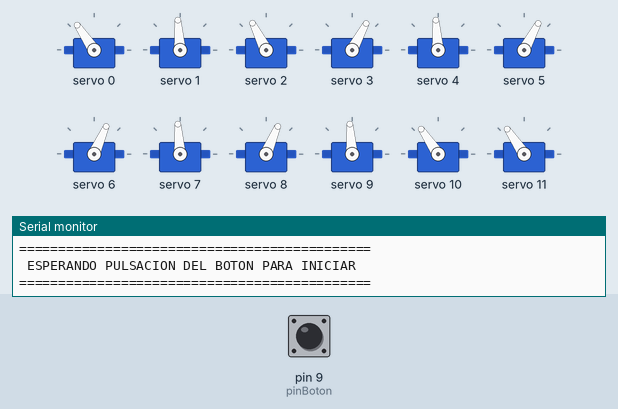
Recording of a sketch running on a simulated Arduino Uno, built with avr-gcc and run on an emulated ATmega328P. On the bench: 12 × servo, the last lines printed to the serial monitor. The test bench sets the inputs (shaded band); at power-on: pin 9 (pinBoton) HIGH.

Above: at 2.2 s.
2.3 s: pin 9 (pinBoton) pulled LOW for 1 s
At 3.3 s:
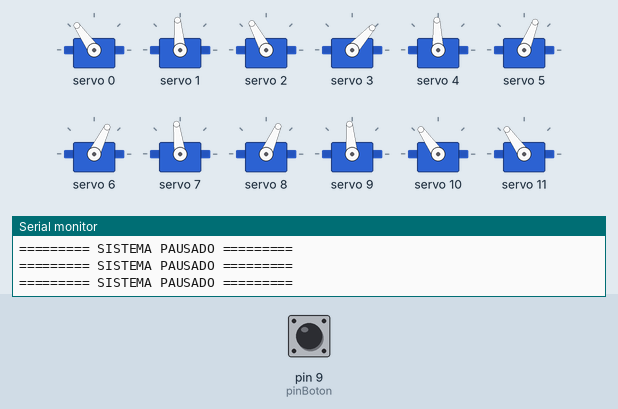
5.3 s: pin 9 (pinBoton) pulled LOW for 0.15 s
At 8.3 s:
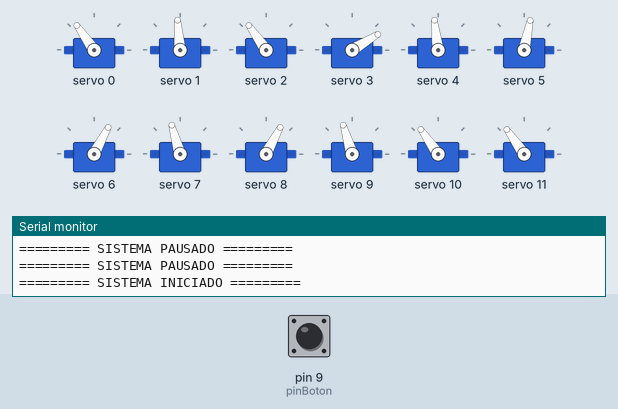
8.4 s: pin 9 (pinBoton) pulled LOW for 3.2 s
At 12.9 s:
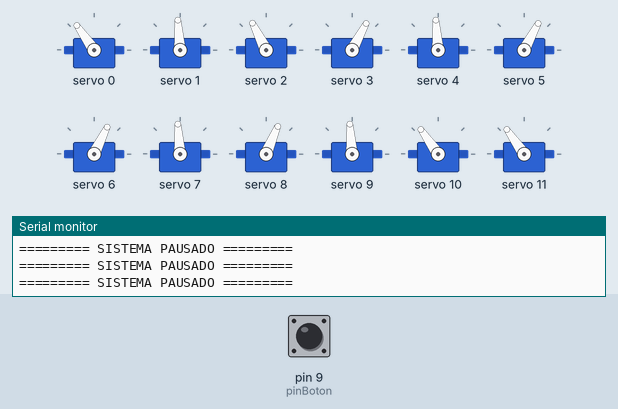
13.1 s: pin 9 (pinBoton) pulled LOW for 0.15 s
At 14.7 s:
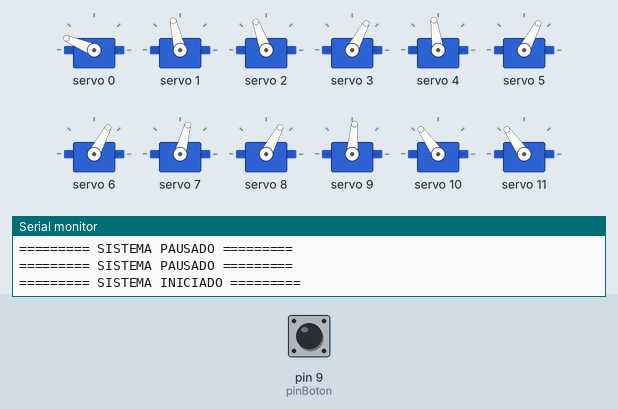
19.2 s: pin 9 (pinBoton) pulled LOW for 1 s
At 19.61 s:
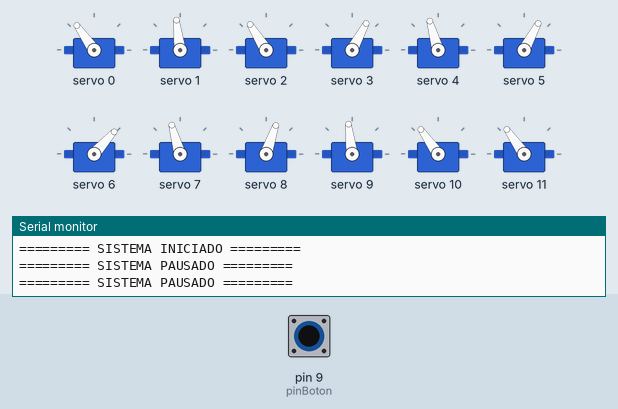
22.2 s: pin 9 (pinBoton) pulled LOW for 0.15 s
At 25.6 s:
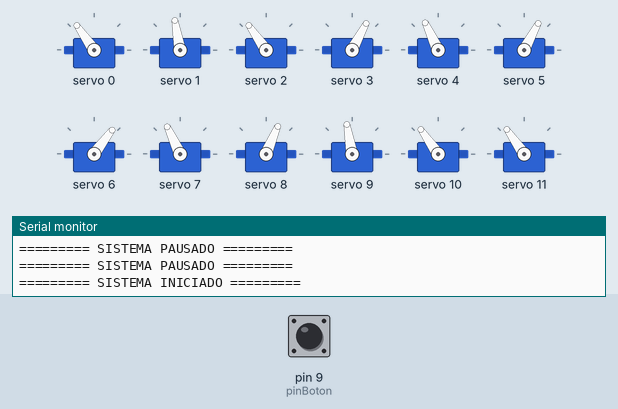
Timing chart, 0 to 72.8 s (numbered marks = the images above; inputs shaded):
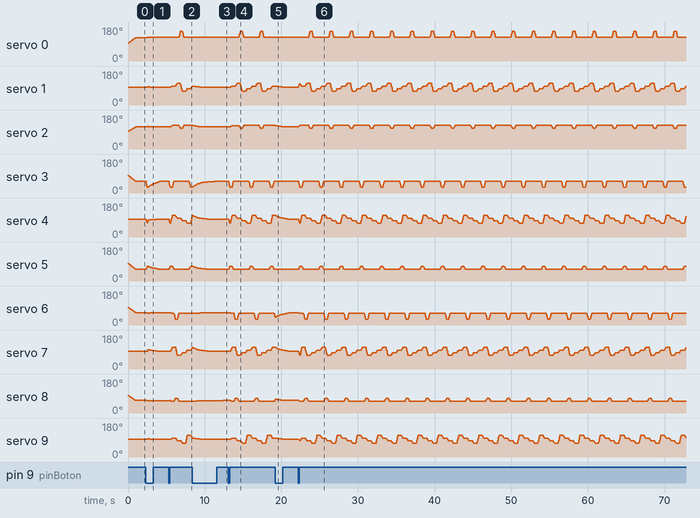

The sketch:

SpiderRobot.ino
```cpp
#include <Wire.h>
#include <Adafruit_PWMServoDriver.h>

Adafruit_PWMServoDriver pca = Adafruit_PWMServoDriver(0x40);
volatile boolean sistemaPausado = true;

#include "config.h"
// #include "sensor.h" // Descomenta esto si tienes la pestaña sensor.h en tu IDE
#include "steps.h"

unsigned long ultimoTiempoBoton = 0;

void comprobarBotonPausa() {
  // Leemos si el botón ha sido pulsado
  if (digitalRead(pinBoton) == LOW) {
    // Si han pasado más de 300ms desde el último toque (evita dobles lecturas)
    if (millis() - ultimoTiempoBoton > 300) {
      sistemaPausado = !sistemaPausado; // Cambiamos el estado al instante
      ultimoTiempoBoton = millis(); // Guardamos el momento del toque
      if (sistemaPausado) {
        Serial.println("\n========= SISTEMA PAUSADO =========");
        // TRUCO: Despausamos temporalmente a nivel interno para que el robot
        // pueda usar la interpolación de ponerse firme, y luego lo volvemos a pausar.
        sistemaPausado = false;
        standPose();
        sistemaPausado = true;
      } else {
        Serial.println("\n========= SISTEMA INICIADO =========");
      }
    }
  }
}

void setup() {
Serial.begin(115200);
Wire.begin();

pca.begin();
pca.setPWMFreq(50); // Mantenemos 50Hz, la frecuencia perfecta para MG90S

// ========================================================
// ¡AQUÍ ESTÁ EL SECRETO DE LA FLUIDEZ!
// Cargamos los ángulos iniciales en la memoria antes de mover
// ========================================================
iniciarInterpolador();

// configurarSensores(); // Descomenta esto si usas tus ultrasonidos

pinMode(pinBoton, INPUT_PULLUP);

Serial.println("=============================================");
Serial.println(" ESPERANDO PULSACION DEL BOTON PARA INICIAR ");
Serial.println("=============================================");

// Se pone de pie de forma súper suave usando la nueva función
sistemaPausado = false;
standPose();
sistemaPausado = true;
}

void loop() {
comprobarBotonPausa();

// Si está pausado, no hace nada, solo espera al botón
if (sistemaPausado) {
delay(100);
return;
}

// encenderSoloLed(ledVerde); // Descomenta esto si usas el LED

// Ejecuta la marcha de gateo fluida
avanzarPaso();
}
```

steps.h
```cpp
#ifndef STEPS_H
#define STEPS_H

#include <Wire.h>
#include <Adafruit_PWMServoDriver.h>
#include "config.h"

extern Adafruit_PWMServoDriver pca;
void comprobarBotonPausa();

// --- VARIABLES DEL MOTOR DE FLUIDEZ ---
float anguloActual[12];
float anguloObjetivo[12];
float velocidad[12];
unsigned long ultimoUpdate = 0;
const int FRECUENCIA_UPDATE = 20; // 50Hz

const int BL_SHOULDER_FIX = -3;
const int BL_KNEE_FIX = -4;
const int FL_KNEE_FIX = -8;

uint16_t anguloAPulse(int ang) {
ang = constrain(ang, 0, 180);
return map(ang, 0, 180, SERVO_MIN, SERVO_MAX);
}

void iniciarInterpolador() {
for(int i = 0; i < 12; i++) {
anguloActual[i] = center[i];
anguloObjetivo[i] = center[i];
}
}

void setTarget(int channel, int offset) {
anguloObjetivo[channel] = center[channel] + (dir[channel] * offset);
}

void setLegTarget(const int leg[3], int hipOffset, int shoulderOffset, int kneeOffset) {
setTarget(leg[0], hipOffset);
setTarget(leg[1], shoulderOffset);
setTarget(leg[2], kneeOffset);
}

void esperarMovimientoFluido(int tiempoTotal) {
int pasos = tiempoTotal / FRECUENCIA_UPDATE;
for(int i = 0; i < 12; i++) {
velocidad[i] = (anguloObjetivo[i] - anguloActual[i]) / pasos;
}

unsigned long tiempoInicio = millis();

while (millis() - tiempoInicio < tiempoTotal) {
comprobarBotonPausa();
if (sistemaPausado) return;

if (millis() - ultimoUpdate >= FRECUENCIA_UPDATE) {
ultimoUpdate = millis();

for(int i = 0; i < 12; i++) {
if (abs(anguloObjetivo[i] - anguloActual[i]) > abs(velocidad[i])) {
anguloActual[i] += velocidad[i];
} else {
anguloActual[i] = anguloObjetivo[i];
}
pca.setPWM(i, 0, anguloAPulse((int)anguloActual[i]));
}
}
}
}

void standPose() {
int shoulderDown = 30;
int kneeSupport = 30;

setLegTarget(FL, 0, shoulderDown, kneeSupport + FL_KNEE_FIX);
setLegTarget(FR, 0, shoulderDown, kneeSupport);
setLegTarget(BL, 0, shoulderDown + BL_SHOULDER_FIX, kneeSupport + BL_KNEE_FIX);
setLegTarget(BR, 0, shoulderDown, kneeSupport);

esperarMovimientoFluido(1000);
}

// =========================================================
// MARCHA CONTINUA FLUIDA CON LA NUEVA CALIBRACIÓN
// =========================================================
void avanzarPaso() {
if (sistemaPausado) return;

// 1. LAS BASES (La postura perfecta que acabas de lograr)
int baseShoulder = 30;
int baseKnee = 30;

// 2. EL LEVANTAMIENTO (Para que no arrastre la pata)
int liftShoulder = 60; // Más positivo = levanta más el codo hacia el techo
int liftKnee = 15; // Estira un pelín la rodilla para alcanzar más lejos

// Dividimos la zancada en 4 posiciones para las caderas
int H3 = HIP_SWING; // Punta delantera
int H2 = HIP_SWING / 3; // Apoyo medio-delantero
int H1 = -HIP_SWING / 3; // Apoyo medio-trasero
int H0 = -HIP_SWING; // Punta trasera

// --- FASE 1: AVANZA FR (Las otras 3 deslizan hacia atrás) ---
setLegTarget(FR, H0, liftShoulder, liftKnee); // Levanta
esperarMovimientoFluido(STEP_DELAY);

setLegTarget(FR, H3, liftShoulder, liftKnee); // FR tira adelante en el aire
setLegTarget(BL, H0, baseShoulder, baseKnee); // Empuja
setLegTarget(FL, H1, baseShoulder, baseKnee); // Empuja
setLegTarget(BR, H2, baseShoulder, baseKnee); // Empuja
esperarMovimientoFluido(STEP_SETTLE);

setLegTarget(FR, H3, baseShoulder, baseKnee); // Apoya
esperarMovimientoFluido(STEP_DELAY);
if (sistemaPausado) return;

// --- FASE 2: AVANZA BL (Las otras 3 deslizan hacia atrás) ---
setLegTarget(BL, H0, liftShoulder, liftKnee);
esperarMovimientoFluido(STEP_DELAY);

setLegTarget(BL, H3, liftShoulder, liftKnee);
setLegTarget(FL, H0, baseShoulder, baseKnee);
setLegTarget(BR, H1, baseShoulder, baseKnee);
setLegTarget(FR, H2, baseShoulder, baseKnee);
esperarMovimientoFluido(STEP_SETTLE);

setLegTarget(BL, H3, baseShoulder, baseKnee);
esperarMovimientoFluido(STEP_DELAY);
if (sistemaPausado) return;

// --- FASE 3: AVANZA FL (Las otras 3 deslizan hacia atrás) ---
setLegTarget(FL, H0, liftShoulder, liftKnee);
esperarMovimientoFluido(STEP_DELAY);

setLegTarget(FL, H3, liftShoulder, liftKnee);
setLegTarget(BR, H0, baseShoulder, baseKnee);
setLegTarget(FR, H1, baseShoulder, baseKnee);
setLegTarget(BL, H2, baseShoulder, baseKnee);
esperarMovimientoFluido(STEP_SETTLE);

setLegTarget(FL, H3, baseShoulder, baseKnee);
esperarMovimientoFluido(STEP_DELAY);
if (sistemaPausado) return;

// --- FASE 4: AVANZA BR (Las otras 3 deslizan hacia atrás) ---
setLegTarget(BR, H0, liftShoulder, liftKnee);
esperarMovimientoFluido(STEP_DELAY);

setLegTarget(BR, H3, liftShoulder, liftKnee);
setLegTarget(FR, H0, baseShoulder, baseKnee);
setLegTarget(BL, H1, baseShoulder, baseKnee);
setLegTarget(FL, H2, baseShoulder, baseKnee);
esperarMovimientoFluido(STEP_SETTLE);

setLegTarget(BR, H3, baseShoulder, baseKnee);
esperarMovimientoFluido(STEP_DELAY);
}

#endif
```

config.h
```cpp
#ifndef CONFIG_H
#define CONFIG_H

const int triggerFrente = 2;
const int echoFrente = 3;
const int triggerIzquierda = 4;
const int echoIzquierda = 5;

const int pinBoton = 9;
const int ledRojo = 6;
const int ledAmarillo = 7;
const int ledVerde = 8;

const int DIST_OBSTACULO_FRENTE = 25;
const int PARED_IDEAL_IZQ = 20;
const int MARGEN_PARED = 5;

const int SERVO_MIN = 110;
const int SERVO_MAX = 510;

const int FL[3] = {1, 0, 2};
const int FR[3] = {4, 3, 5};
const int BL[3] = {7, 6, 8};
const int BR[3] = {9, 10, 11};

int center[12] = {
  90, 90, 90,
  90, 90, 90,
  90, 90, 90,
  90, 90, 90
};

int dir[12] = {
  1, -1, 1,
 -1, 1, -1,
 -1, -1, -1,
  1, 1, 1
};

const int HIP_SWING = 20;
const int SHOULDER_LIFT = 15;
const int KNEE_BEND = 35;

const int STEP_DELAY = 200;
const int STEP_SETTLE = 250;

const char* nombres[4] = {
  "FL (Del. Izq)",
  "FR (Del. Der)",
  "BL (Tras. Izq)",
  "BR (Tras. Der)"
};

extern volatile boolean sistemaPausado;

#endif
```

Measured:
- after the input at 2.3 s, servo 0: 124° → 125° after 0.20 s; servo 1: 94° → 96° after 0.24 s, → 95° 0.28 s later, → 94° 0.56 s later
- after the input at 5.3 s, servo 0: rises from 125° to 157° in 0.20 s, then falls to 125° in 0.44 s; servo 10: rises from 125° to 157° in 0.18 s, then falls to 125° in 0.46 s
- after the input at 8.4 s, servo 0, servo 10, servo 11: stops changing and stays 125°
- after the input at 19.2 s, servo 0: stays 125° (without the input it goes to 129° after 0.54 s); servo 3: stops changing and stays 62°; servo 5: stays 62° (without the input it goes to 63° after 1.9 s); servo 10: stays 125° (without the input it goes to 132° after 1.2 s); servo 11: stops changing and stays 125°
